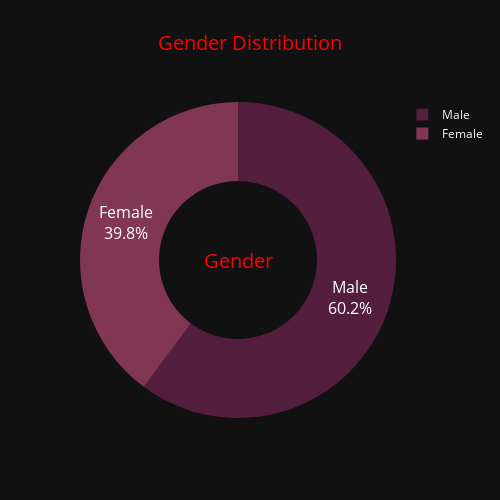

The cell this chart's notebook holds for it:
### Code cell
fig = px.pie(data, title="Gender Distribution",names="Gender", color_discrete_sequence=px.colors.sequential.Brwnyl_r)
fig.update_traces(hole=.5, hoverinfo="label+percent+name",textinfo='percent+label', textfont_size=16)
fig.update_layout(
    title_x=0.5,
    title_font=dict(size=20, color='red'), 
    template="plotly_dark",  
    width=500,              
    height=500 
)
fig.add_annotation(
    text="Gender",
    showarrow=False,
    font=dict(size=20, color="red"), 
    xref="paper", yref="paper",
    x=0.5, y=0.5 
)
fig.show()

### Figure 1 — Plotly figure (JSON) as saved in the notebook; plotly's stock layout.template omitted (floating-point values rounded to 4 significant figures; data arrays with more than 128 entries replaced by an {"elided": "..."} marker saying what was removed)
{"data": [{"domain": {"x": [0, 1], "y": [0, 1]}, "hole": 0.5, "hoverinfo": "label+percent+name", "hovertemplate": "Gender=%{label}<extra></extra>", "labels": {"elided": "3774 str values"}, "legendgroup": "", "name": "", "showlegend": true, "textfont": {"size": 16}, "textinfo": "percent+label", "type": "pie"}], "layout": {"annotations": [{"font": {"color": "red", "size": 20}, "showarrow": false, "text": "Gender", "x": 0.5, "xref": "paper", "y": 0.5, "yref": "paper"}], "height": 500, "legend": {"tracegroupgap": 0}, "piecolorway": ["rgb(84, 31, 63)", "rgb(129, 55, 83)", "rgb(166, 84, 97)", "rgb(193, 118, 111)", "rgb(211, 156, 131)", "rgb(224, 194, 162)", "rgb(237, 229, 207)"], "title": {"font": {"color": "red", "size": 20}, "text": "Gender Distribution", "x": 0.5}, "width": 500}}
